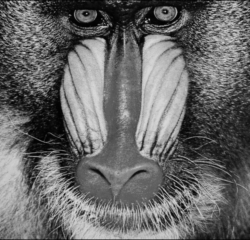
#> input picture monkey.png, 250 x 240 px
$ python program2.py
#> lines starting #> are read from the running program, lines starting #| are printed output that depends on the picture

import cv2 as cv
import cv2
import numpy as np
import matplotlib.pyplot as plt
import math
import copy


path1 = "monkey.png"
path2 = "cameraman.jpg"

def get_image(path=None):
#> called with path = 'monkey.png'
    x = cv.imread(path,0)
#> x is the input picture: shape (240, 250); min 2, max 217, mean 104.8
    return x

def show_image(x,st="QWERT"):
    newpath = st
    cv.imwrite(newpath, x)
    plt.title(newpath)
    plt.imshow(x,cmap="gray")
    plt.show()


def padding(img):
    H, W = img.shape

    zimg = np.zeros((H+4,W+4))
    zimg[2:H+2,2:W+2] = img

    zimg[2:H+2,0:2]=img[:,0:1]
    zimg[H+2:H+4,2:W+2]=img[H-1:H,:]
    zimg[2:H+2,W+2:W+4]=img[:,W-1:W]
    zimg[0:2,2:W+2]=img[0:1,:]

    zimg[0:2,0:2]=img[0,0]
    zimg[H+2:H+4]=img[H-1,0]
    zimg[H+2:H+4,W+2:W+4]=img[H-1,W-1]
    zimg[0:2,W+2:W+4]=img[0,W-1]
    return zimg

def show_magnitude(x,ft):
    magnitude_spectrum = 20*np.log(np.abs(ft))
    plt.subplot(121),plt.imshow(x, cmap = 'gray')
    plt.subplot(122),plt.imshow(magnitude_spectrum, cmap = 'gray')
    plt.show()

def dft(x):

    f = np.fft.fft2(x)
    fshift = np.fft.fftshift(f)
    magnitude_spectrum = 20*np.log(np.abs(fshift))
    print(fshift.shape)

    show_magnitude(x,fshift)
    return fshift

def idft(fx):
    f_ishift = np.fft.ifftshift(fx)
    img_back = np.fft.ifft2(f_ishift)
    img_back = np.abs(img_back)
    return img_back

def mask(x):
    rows, cols = x.shape
    crow,ccol = int(rows/2) , int(cols/2)
    mask = np.zeros((rows,cols,2),np.uint8)
    mask[crow-30:crow+30, ccol-30:ccol+30] = 1

def mask(x, fx,name="None"):
    if(name == "bala_gozar_ideal"):
        rows, cols = x.shape
        crow,ccol = int(rows/2) , int(cols/2)
        thresh = 10
        fx[crow-thresh:crow+thresh, ccol-thresh:ccol+thresh] = 0
    if(name == "payin_gozar_ideal"):
        rows, cols = x.shape
        crow,ccol = int(rows/2) , int(cols/2)
        thresh = 100
        fx[:crow-thresh, :] = 0
        fx[:, ccol+thresh:] = 0
        fx[crow+thresh:, :] = 0
        fx[:, :ccol-thresh] = 0
    if(name == "mian_gozar_ideal"):
        rows, cols = x.shape
        crow,ccol = int(rows/2) , int(cols/2)
        thresh1 = 10
        fx[crow-thresh1:crow+thresh1, ccol-thresh1:ccol+thresh1] = 0
        thresh = 100
        fx[:crow-thresh, :] = 0
        fx[:, ccol+thresh:] = 0
        fx[crow+thresh:, :] = 0
        fx[:, :ccol-thresh] = 0

    return fx

if __name__ == "__main__":

    x = get_image(path1)
    x = cv2.resize(x, (250,250), interpolation = cv2.INTER_AREA)
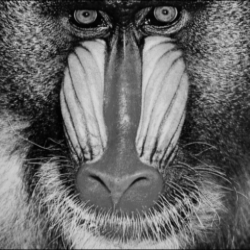
#> x: shape (250, 250); min 2, max 217, mean 104.7

    fx = dft(x)
#> in dft, `magnitude_spectrum = 20*np.log(np.abs(fshift))`:
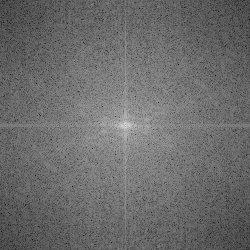
#> magnitude_spectrum: shape (250, 250) float64; min 38.51, max 313.9, mean 155.2; drawn with min black and max white
#| (250, 250)
#> in show_magnitude, `plt.show()`:
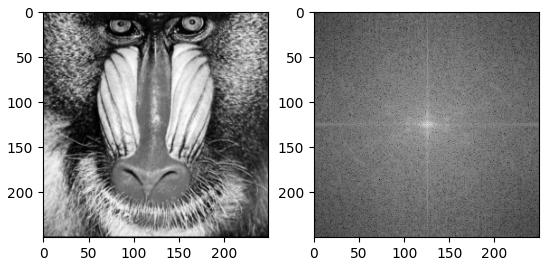
#> figure drawn by matplotlib, 2 panels
    fx_mask = mask(x,fx, "payin_gozar_ideal")
    ffx = idft(fx_mask)
    print(ffx.shape)
#| (250, 250)
    plt.imshow(ffx, cmap = 'gray')
    plt.show()
